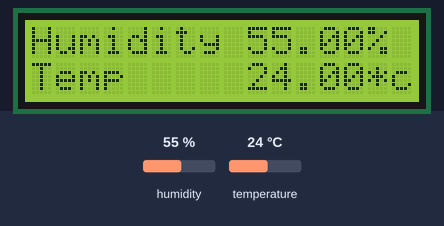
A sketch run on a simulated Arduino Uno, built with avr-gcc and run on an emulated ATmega328P. Shown: 16×2 character LCD. Inputs (shaded band) come from the test bench; at power-on: humidity 55 %, temperature 24 °C.

Above: at 2.9 s.
3.0 s: humidity set to 22 %
At 5.5 s:
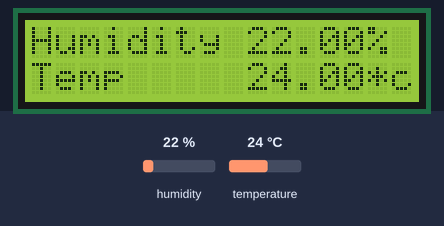
5.9 s: temperature set to 12 °C
At 7.7 s:
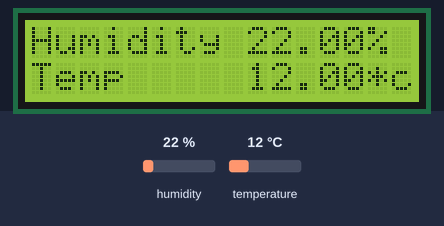
8.8 s: humidity set to 40 %
At 11.5 s:
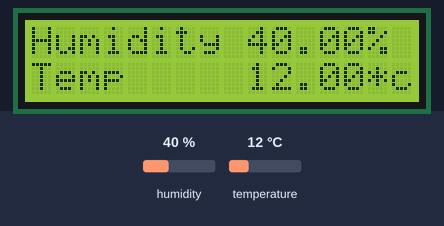
12.2 s: temperature set to 19 °C
At 13.5 s:
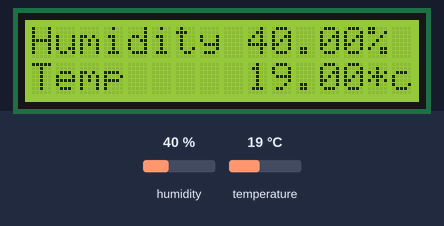
Timing chart, 0 to 15.2 s (numbered marks = the images above; inputs shaded):
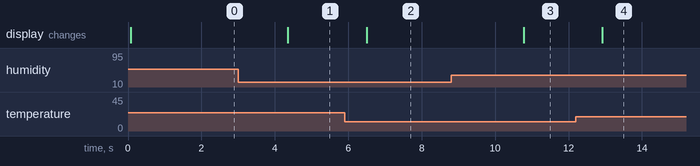

The sketch:

LCD_DHT11.ino
```cpp
#include <LiquidCrystal.h>          //ประกาศLibrary
#include "DHT.h"
#define DHTPIN 2
#define DHTTYPE DHT22   // initialize the library with the numbers of the interface pins
LiquidCrystal lcd(10, 9, 6, 5, 4, 3);  //ฟังก์ชั่นแรกกำหนดPins ที่ใช้ในการเชื่อมต่อ
DHT dht(DHTPIN, DHTTYPE);
void loop()
{
  /////DHT11/////
  float h = dht.readHumidity();
  float t = dht.readTemperature();
  if (isnan(t) || isnan(h))
  {
    Serial.println("Failed to read from DHT");
  }
  else
  {
    Serial.print("Humidity: ");
    Serial.print(h);
    Serial.print(" %\t");
    Serial.print("Temperature: ");
    Serial.print(t);
    Serial.println(" *C");
  }
                                                                     // set up the LCD's number of columns and rows:
  lcd.begin(16, 2);                                                 //กำหนดขนาดของจอ columns และ rows
                                                                    // Print a message to the LCD.
  lcd.print("Humidity ");
  lcd.print(h);    //กำหนดข้อความที่ต้องการแสดงผล
  lcd.print("%");
  lcd.setCursor(0, 1);
  lcd.print("Temp     ");
  lcd.print(t);//กำหนดตำแหน่ง Cursor
  lcd.print("*c");
  delay(1000);//กำหนดข้อความที่ต้องการแสดงผล
}
void setup()
{

}
```

Measured:
- after the input at 3.0 s, the display: changes after 1.4 s (image 1)
- after the input at 5.9 s, the display: changes after 0.60 s (image 2)
- after the input at 8.8 s, the display: changes after 2.0 s (image 3)
- after the input at 12.2 s, the display: changes after 0.72 s (image 4)
